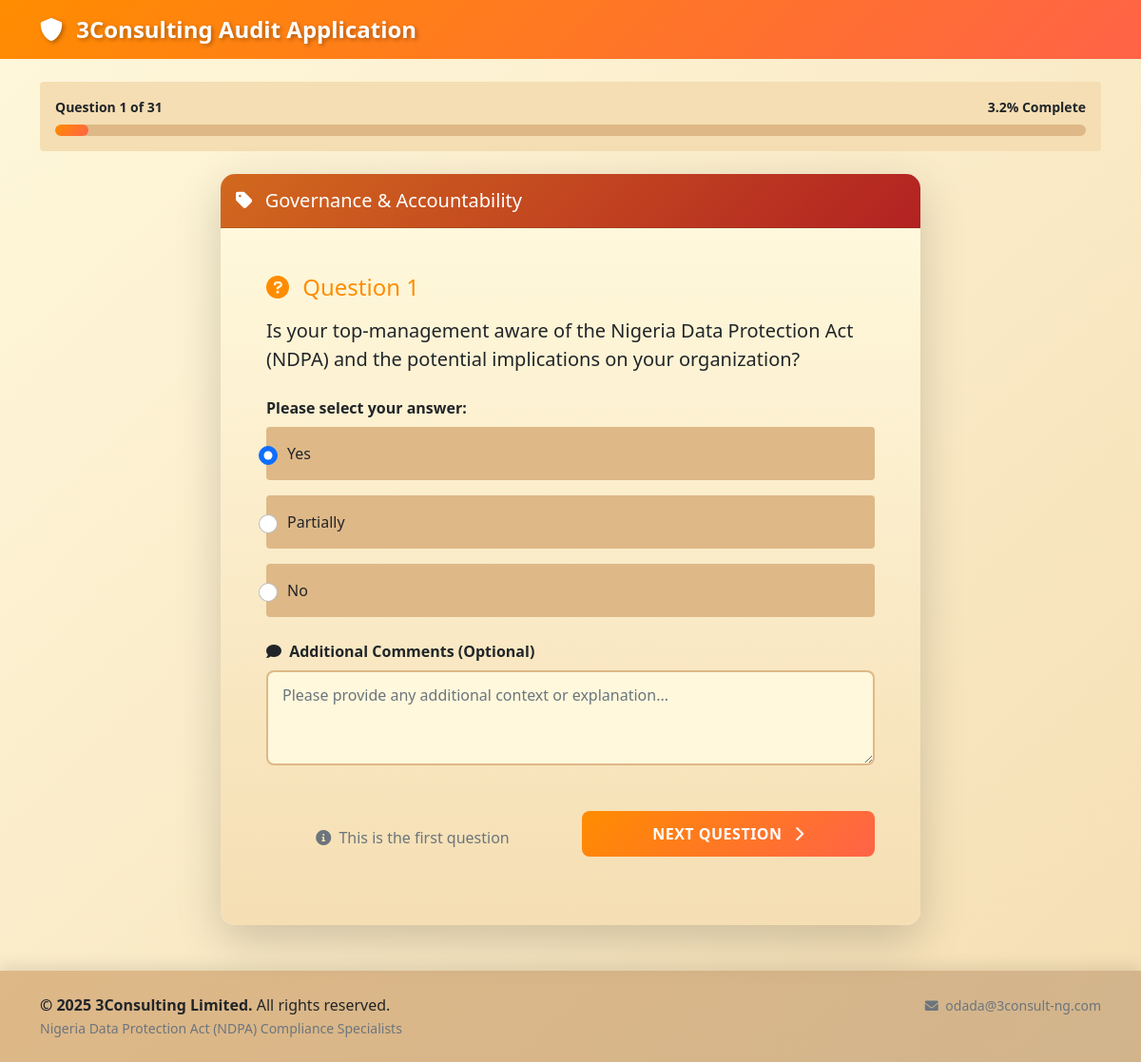
The page /question/1 (signed in) on the database its author committed.
### models.py (models this page shows)
class Question(db.Model):
    id = db.Column(db.Integer, primary_key=True)
    category = db.Column(db.String(100), nullable=False)
    question_text = db.Column(db.Text, nullable=False)
    question_type = db.Column(db.String(50), nullable=False)  # 'multiple_choice', 'file_upload'
    options = db.Column(db.Text)  # JSON string for multiple choice options
    requires_file = db.Column(db.Boolean, default=False)
    order_num = db.Column(db.Integer, nullable=False)
    responses = db.relationship('Response', backref='question', lazy=True)

class Response(db.Model):
    id = db.Column(db.Integer, primary_key=True)
    user_id = db.Column(db.Integer, db.ForeignKey('user.id'), nullable=False)
    question_id = db.Column(db.Integer, db.ForeignKey('question.id'), nullable=False)
    answer = db.Column(db.Text)
    comment = db.Column(db.Text)
    file_path = db.Column(db.String(500))
    created_at = db.Column(db.DateTime, default=datetime.utcnow)

### routes.py (the view)
@app.route('/question/<int:question_id>')
def question(question_id):
    if 'user_id' not in session:
        return redirect(url_for('login'))
    question = Question.query.get_or_404(question_id)
    user_id = session['user_id']
    existing_response = Response.query.filter_by(user_id=user_id, question_id=question_id).first()
    total_questions = Question.query.count()
    current_position = Question.query.filter(Question.order_num <= question.order_num).count()
    next_question = Question.query.filter(Question.order_num > question.order_num).order_by(Question.order_num).first()
    prev_question = Question.query.filter(Question.order_num < question.order_num).order_by(Question.order_num.desc()).first()
    return render_template('question.html',
                         question=question,
                         existing_response=existing_response,
                         total_questions=total_questions,
                         current_position=current_position,
                         next_question=next_question,
                         prev_question=prev_question)

### routes.py (called while the page is built)
@app.template_filter('from_json')
def from_json_filter(value):
    try:
        return json.loads(value) if value else []
    except:
        return []

@app.context_processor
def utility_processor():
    return dict(enumerate=enumerate)

### templates/question.html (shortened to what this page needs)
{% extends "base.html" %}
{% block content %}
<div class="row mb-4">
    <div class="col-12">
        <div class="card border-0" style="background-color: #F5DEB3;">
            <div class="card-body py-3">
                <div class="d-flex justify-content-between align-items-center mb-2">
                    <small class="text-dark fw-bold">Question {{ current_position }} of {{ total_questions }}</small>
                    <small class="text-dark fw-bold">{{ ((current_position / total_questions) * 100) | round(1) }}% Complete</small>
                </div>
                <div class="progress" style="height: 12px;">
                    <div class="progress-bar" role="progressbar"
                         style="width: {{ (current_position / total_questions) * 100 }}%; background: linear-gradient(135deg, #FF8C00, #FF6347);"></div>
                </div>
            </div>
        </div>
    </div>
</div>
<div class="row justify-content-center">
    <div class="col-lg-8">
        <div class="card shadow-lg border-0 audit-card">
            <div class="card-header text-white py-3" style="background: linear-gradient(135deg, #D2691E, #B22222);">
                <h5 class="mb-0">
                    <i class="fas fa-tag me-2"></i>
                    {{ question.category }}
                </h5>
            </div>
            <div class="card-body p-5" style="background: linear-gradient(to bottom, #FFF8DC, #F5DEB3);">
                <form method="POST" action="{{ url_for('submit_answer') }}" enctype="multipart/form-data">
                    <div class="mb-4">
                        <h4 class="mb-3" style="color: #FF8C00;">
                            <i class="fas fa-question-circle me-2"></i>
                            Question {{ current_position }}
                        </h4>
                        <p class="lead text-dark">{{ question.question_text }}</p>
                    </div>
                    {% if question.question_type == 'multiple_choice' %}
                        <div class="mb-4">
                            <label class="form-label fw-bold text-dark">Please select your answer:</label>
                            {% set options = question.options | from_json %}
                            {% for option in options %}
                                <div class="form-check mb-3 p-3 rounded" style="background-color: #DEB887;">
                                    <input class="form-check-input audit-radio" type="radio" name="answer"
                                           id="option_{{ loop.index }}" value="{{ option }}"
                                           {% if existing_response and existing_response.answer == option %}checked{% endif %} required>
                                    <label class="form-check-label text-dark fw-medium" for="option_{{ loop.index }}">
                                        {{ option }}
                                    </label>
                                </div>
                            {% endfor %}
                        </div>
                    {% endif %}
                    <div class="mb-4">
                        <label for="comment" class="form-label fw-bold text-dark">
                            <i class="fas fa-comment me-1"></i>
                            Additional Comments (Optional)
                        </label>
                        <textarea class="form-control audit-textarea" id="comment" name="comment" rows="3"
                                  placeholder="Please provide any additional context or explanation...">{% if existing_response %}{{ existing_response.comment }}{% endif %}</textarea>
                    </div>
                    <div class="row mt-5">
                        <div class="col-md-6 mb-3">
                            {% if prev_question %}
                                <a href="{{ url_for('question', question_id=prev_question.id) }}"
                                   class="btn w-100 audit-btn-secondary">
                                    <i class="fas fa-chevron-left me-2"></i>
                                    Previous Question
                                </a>
                            {% else %}
                                <div class="text-muted text-center p-3">
                                    <i class="fas fa-info-circle me-1"></i>
                                    This is the first question
                                </div>
                            {% endif %}
                        </div>
                        <div class="col-md-6">
                            <button type="submit" class="btn w-100 audit-btn-primary">
                                {% if next_question %}
                                    Next Question
                                    <i class="fas fa-chevron-right ms-2"></i>
                                {% else %}
                                    Complete Audit
                                    <i class="fas fa-check ms-2"></i>
                                {% endif %}
                            </button>
                        </div>
                    </div>
                </form>
            </div>
        </div>
    </div>
</div>
{% endblock %}

### static/css/style.css (style rules this page uses)
:root { --primary-orange: #FF8C00; --light-orange: #FFD700; --beige: #F5DEB3; --dark-beige: #DEB887; --darker-beige: #D2B48C; --cream: #FFF8DC; --dark-orange: #FF6347; --gradient-primary: linear-gradient(135deg, #FF8C00, #FF6347); --gradient-secondary: linear-gradient(135deg, #DEB887, #D2B48C); --gradient-light: linear-gradient(to bottom, #FFF8DC, #F5DEB3); }
body { font-family: 'Segoe UI', Tahoma, Geneva, Verdana, sans-serif; background: linear-gradient(to bottom right, #FFF8DC, #F5DEB3); min-height: 100vh; }
.audit-card { border-radius: 15px; overflow: hidden; box-shadow: 0 10px 30px rgba(255, 140, 0, 0.2); transition: transform 0.3s ease, box-shadow 0.3s ease; }
.audit-btn-primary { background: var(--gradient-primary); border: none; color: white; font-weight: 600; padding: 12px 24px; border-radius: 8px; transition: all 0.3s ease; text-transform: uppercase; letter-spacing: 0.5px; }
.audit-textarea { border: 2px solid #DEB887; border-radius: 8px; padding: 12px 15px; font-size: 16px; background-color: #FFF8DC; resize: vertical; min-height: 100px; transition: all 0.3s ease; }
.audit-radio { width: 20px; height: 20px; margin-right: 10px; accent-color: #FF8C00; }
.progress { background-color: #DEB887; border-radius: 10px; overflow: hidden; }
.progress-bar { border-radius: 10px; transition: width 0.6s ease; }

### rows shown on the page
Question: category "Governance & Accountability", question_text "Is your top-management aware of the Nigeria Data Protection Act (NDPA) and the potential implications on your organization?"
Response: answer "☑ Yes" "☐ Partially" "☐ No"

### other values the page prints
{{ current_position }} "1"
{{ total_questions }} "31"
{{ ((current_position / total_questions) * 100) | round(1) }} "3.2"
{{ option }} "Yes" "Partially" "No"
